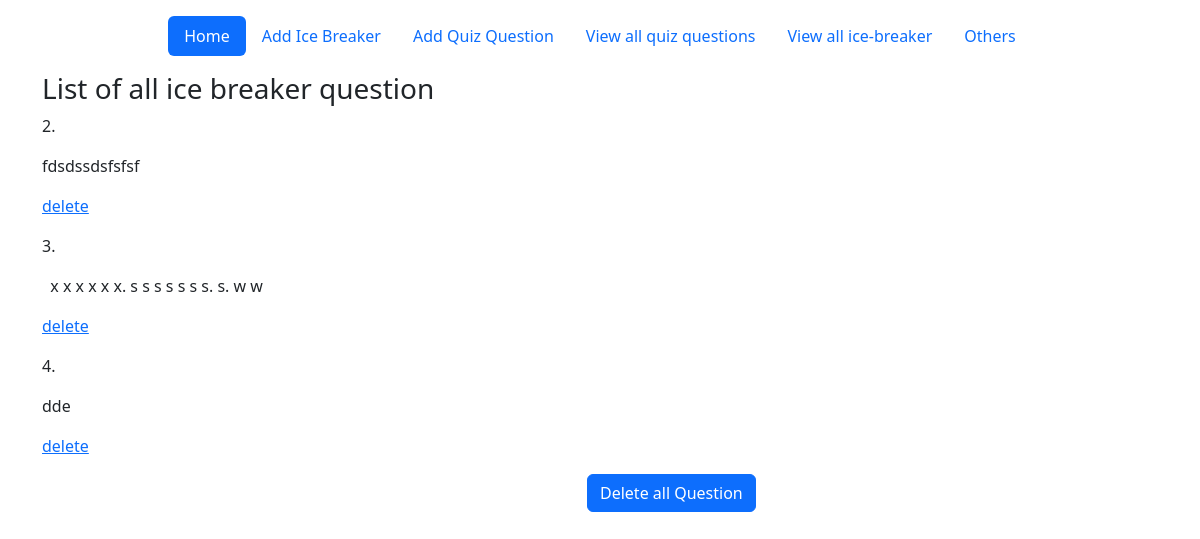
The page /view-ice-breaker on the database as committed earlier.
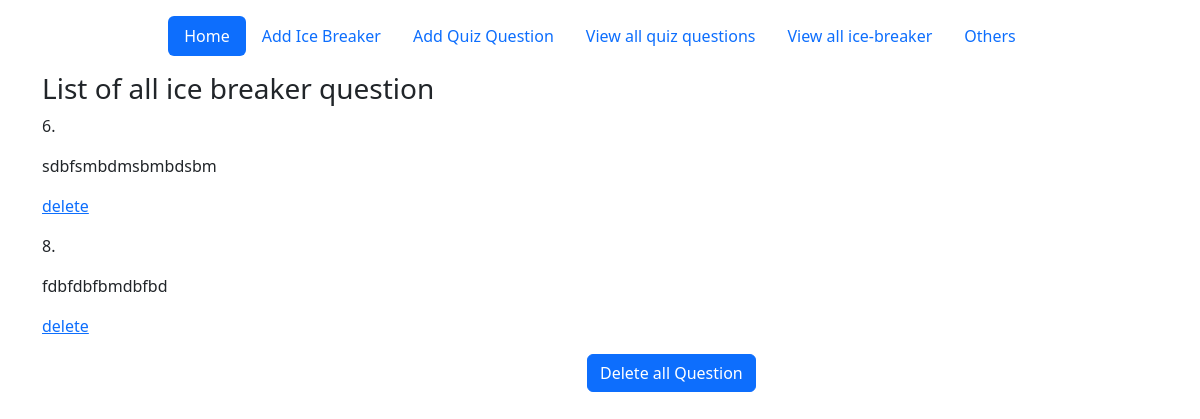
The same page on the database as committed later.
### main.py (models this page shows)
class Icebreakerdb(db.Model):
    id = db.Column(db.Integer, primary_key=True)
    question_number = db.Column(db.String(250))
    question = db.Column(db.String(250))

### main.py (the view)
@app.route("/view-ice-breaker", methods=["GET", "POST"])
def view_ice_breaker():
    form = DeleteAllQuestion()
    if form.validate_on_submit():
        return redirect(url_for("delete_all_icebreaker"))
    ice_breaker = db.session.execute(db.select(Icebreakerdb)).scalars().all()
    return render_template("view-ice-breaker.html", ice_breaker=ice_breaker, form=form)

### forms.py
class DeleteAllQuestion(FlaskForm):
    delete = SubmitField("Delete all Question")

### templates/view-ice-breaker.html
{% from "bootstrap5/form.html" import render_form %}
{% include "header2.html" %}
</head>
<body>
<div class="container">
    <h3>
    List of all ice breaker question
    </h3>
    {% for question in ice_breaker: %}
    <p>{{question.id}}. {{question.question | safe}}   <a href="{{url_for('delete_icebreaker', question_id=question.id)}}">delete</a></p>
    {% endfor %}
    <div class="container" style="width:50px;">
    {{render_form(form)}}
    </div>
</div>
</body>
</html>

Rows that differ between the two databases and show on the page:
removed Icebreakerdb: id "2", question "fdsdssdsfsfsf"
removed Icebreakerdb: id "3", question "x x x x x x. s s s s s s s. s. w w"
removed Icebreakerdb: id "4", question "dde"
added Icebreakerdb: id "6", question "sdbfsmbdmsbmbdsbm"
added Icebreakerdb: id "8", question "fdbfdbfbmdbfbd"
